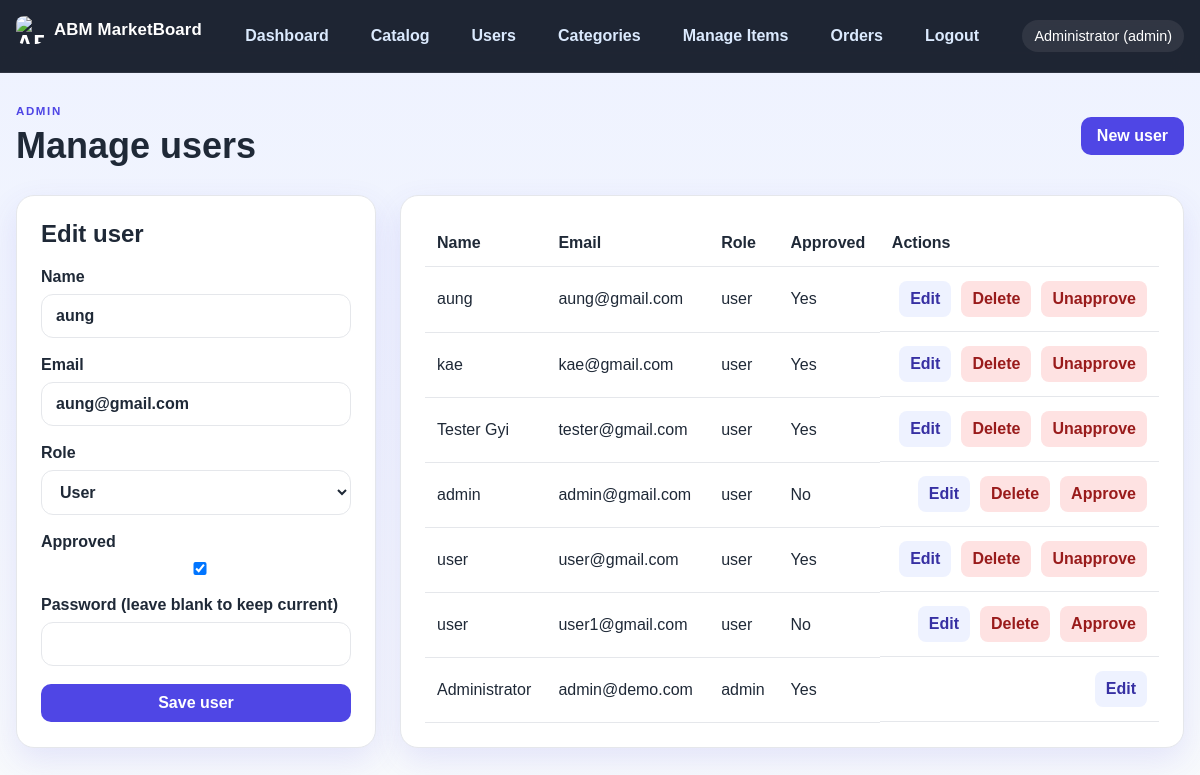
The page /admin/users.php?edit=7 (signed in) on the database its author committed.
### tables this page shows
CREATE TABLE users (
            id INTEGER PRIMARY KEY AUTOINCREMENT,
            name TEXT NOT NULL,
            email TEXT NOT NULL UNIQUE,
            password TEXT NOT NULL,
            role TEXT NOT NULL DEFAULT 'user',
            created_at DATETIME DEFAULT CURRENT_TIMESTAMP
        , approved INTEGER NOT NULL DEFAULT 0);

### app/helpers.php (called while the page is built, shortened)
<?php
require_once __DIR__ . '/db.php';
function e(string $value): string
{
    return htmlspecialchars($value, ENT_QUOTES, 'UTF-8');
}
function currentUser(): ?array
{
    return $_SESSION['user'] ?? null;
}

### app/db.php (called while the page is built, shortened)
<?php
function getDb(): PDO
{
    static $pdo = null;
    if ($pdo === null) {
        $pdo = new PDO('sqlite:' . DB_PATH);
        $pdo->setAttribute(PDO::ATTR_ERRMODE, PDO::ERRMODE_EXCEPTION);
        $pdo->setAttribute(PDO::ATTR_DEFAULT_FETCH_MODE, PDO::FETCH_ASSOC);
        $pdo->exec('PRAGMA foreign_keys = ON;');
        initializeDatabase($pdo);
    }
    return $pdo;
}
function initializeDatabase(PDO $pdo): void
{
    $pdo->exec('CREATE TABLE IF NOT EXISTS users (
        id INTEGER PRIMARY KEY AUTOINCREMENT,
        name TEXT NOT NULL,
        email TEXT NOT NULL UNIQUE,
        password TEXT NOT NULL,
        role TEXT NOT NULL DEFAULT "user",
        approved INTEGER NOT NULL DEFAULT 0,
        created_at DATETIME DEFAULT CURRENT_TIMESTAMP
    )');
    $pdo->exec('CREATE TABLE IF NOT EXISTS items (
        id INTEGER PRIMARY KEY AUTOINCREMENT,
        name TEXT NOT NULL,
        description TEXT NOT NULL,
        details TEXT NOT NULL,
        price REAL NOT NULL DEFAULT 0,
        image TEXT,
        category TEXT NOT NULL DEFAULT "General",
        barcode TEXT,
        created_at DATETIME DEFAULT CURRENT_TIMESTAMP
    )');
    $pdo->exec('CREATE TABLE IF NOT EXISTS categories (
        id INTEGER PRIMARY KEY AUTOINCREMENT,
        name TEXT NOT NULL UNIQUE,
        created_at DATETIME DEFAULT CURRENT_TIMESTAMP
    )');
    $pdo->exec('CREATE TABLE IF NOT EXISTS messages (
        id INTEGER PRIMARY KEY AUTOINCREMENT,
        sender_id INTEGER,
        sender_name TEXT NOT NULL,
        message TEXT NOT NULL,
        is_announcement INTEGER NOT NULL DEFAULT 0,
        created_at DATETIME DEFAULT CURRENT_TIMESTAMP,
        FOREIGN KEY (sender_id) REFERENCES users(id) ON DELETE SET NULL
    )');
    $pdo->exec('CREATE TABLE IF NOT EXISTS orders (
        id INTEGER PRIMARY KEY AUTOINCREMENT,
        user_id INTEGER NOT NULL,
        total INTEGER NOT NULL DEFAULT 0,
        status TEXT NOT NULL DEFAULT "pending",
        created_at DATETIME DEFAULT CURRENT_TIMESTAMP,
        FOREIGN KEY (user_id) REFERENCES users(id) ON DELETE CASCADE
    )');
    $pdo->exec('CREATE TABLE IF NOT EXISTS order_items (
        id INTEGER PRIMARY KEY AUTOINCREMENT,
        order_id INTEGER NOT NULL,
        item_id INTEGER NOT NULL,
        price INTEGER NOT NULL,
        quantity INTEGER NOT NULL DEFAULT 1,
        FOREIGN KEY (order_id) REFERENCES orders(id) ON DELETE CASCADE,
        FOREIGN KEY (item_id) REFERENCES items(id) ON DELETE CASCADE
    )');
    try {
        $pdo->query('SELECT is_announcement FROM messages LIMIT 1');
    } catch (Exception $e) {
        try {
            $pdo->exec('ALTER TABLE messages ADD COLUMN is_announcement INTEGER NOT NULL DEFAULT 0');
        } catch (Exception $ignored) {
        }
    }
    try {
        $pdo->query('SELECT approved FROM users LIMIT 1');
    } catch (Exception $e) {
        try {
            $pdo->exec('ALTER TABLE users ADD COLUMN approved INTEGER NOT NULL DEFAULT 0');
        } catch (Exception $ignored) {
        }
    }
    try {
        $pdo->query('SELECT barcode FROM items LIMIT 1');
    } catch (Exception $e) {
        try {
            $pdo->exec('ALTER TABLE items ADD COLUMN barcode TEXT');
        } catch (Exception $ignored) {
        }
    }
    $count = (int) $pdo->query('SELECT COUNT(*) FROM users WHERE email = "admin@demo.com"')->fetchColumn();
}
function getUserById(int $id): ?array
{
    $stmt = getDb()->prepare('SELECT * FROM users WHERE id = ? LIMIT 1');
    $stmt->execute([$id]);
    $user = $stmt->fetch();
    return $user ?: null;
}
function getAllUsers(): array
{
    $stmt = getDb()->query('SELECT * FROM users ORDER BY created_at DESC');
    return $stmt->fetchAll();
}

### public/admin/users.php (the view, shortened to what this page needs)
<?php
require_once __DIR__ . '/../../app/helpers.php';
$editId = (int) ($_GET['edit'] ?? 0);
$editingUser = $editId > 0 ? getUserById($editId) : null;
$users = getAllUsers();
$currentPage = 'users.php';
include __DIR__ . '/../../app/partials/header.php';
?>
<section class="page-header">
    <div>
        <p class="eyebrow">Admin</p>
        <h1>Manage users</h1>
    </div>
    <a class="primary-btn" href="/admin/users.php">New user</a>
</section>
<div class="admin-layout">
    <aside class="admin-form-card">
        <h2><?= $editingUser ? 'Edit user' : 'Add user' ?></h2>
        <form method="post" class="form-grid">
            <label>
                <span>Name</span>
                <input type="text" name="name" value="<?= e($editingUser['name'] ?? '') ?>" required>
            </label>
            <label>
                <span>Email</span>
                <input type="email" name="email" value="<?= e($editingUser['email'] ?? '') ?>" required>
            </label>
            <label>
                <span>Role</span>
                <select name="role">
                    <option value="user" <?= (($editingUser['role'] ?? 'user') === 'user') ? 'selected' : '' ?>>User</option>
                </select>
            </label>
            <label>
                <span>Approved</span>
                <input type="checkbox" name="approved" value="1" <?= ((int) ($editingUser['approved'] ?? 0)) === 1 ? 'checked' : '' ?> >
            </label>
            <label>
                <span>Password <?= $editingUser ? '(leave blank to keep current)' : '' ?></span>
                <input type="password" name="password" <?= $editingUser ? '' : 'required' ?>>
            </label>
            <button type="submit" name="save_user" class="primary-btn">Save user</button>
        </form>
    </aside>
    <section class="admin-table-card">
        <table>
            <thead>
                <tr>
                        <th>Name</th>
                        <th>Email</th>
                        <th>Role</th>
                        <th>Approved</th>
                        <th>Actions</th>
                    </tr>
            </thead>
            <tbody>
            <?php foreach ($users as $user): ?>
                <tr>
                    <td><?= e($user['name']) ?></td>
                    <td><?= e($user['email']) ?></td>
                    <td><?= e($user['role']) ?></td>
                        <td><?= ((int) ($user['approved'] ?? 0)) === 1 ? 'Yes' : 'No' ?></td>
                    <td class="action-buttons">
                        <a href="/admin/users.php?edit=<?= (int) $user['id'] ?>">Edit</a>
                        <?php if ((int) currentUser()['id'] !== (int) $user['id']): ?>
                                <form method="post" onsubmit="return confirm('Delete this user?');">
                                    <button type="submit">Delete</button>
                                </form>
                                <form method="post" style="display:inline">
                                    <button type="submit"><?php echo ((int) ($user['approved'] ?? 0)) === 1 ? 'Unapprove' : 'Approve'; ?></button>
                                </form>
                        <?php endif; ?>
                    </td>
                </tr>
            <?php endforeach; ?>
            </tbody>
        </table>
    </section>
</div>
<?php include __DIR__ . '/../../app/partials/footer.php'; ?>

### app/partials/header.php (shortened to what this page needs)
<?php
require_once __DIR__ . '/../helpers.php';
$loggedUser = currentUser();
$currentPage = $currentPage ?? basename($_SERVER['SCRIPT_NAME']);
?>
<!doctype html>
<html lang="en">
<head>
    <link rel="stylesheet" href="/assets/style.css">
</head>
<body>
    <header class="topbar">
        <div class="container nav-wrap">
            <div class="brand">
                <a href="/dashboard.php" class="brand-link">
                    <img src="/uploads/items/ABM.png" alt="ABM MarketBoard" class="brand-logo">
                    <span class="brand-text">ABM MarketBoard</span>
                </a>
            </div>
            <nav class="main-nav" id="mainNav">
                <?php if ($loggedUser): ?>
                    <a class="<?= $currentPage === 'dashboard.php' ? 'active' : '' ?>" href="/dashboard.php">Dashboard</a>
                    <a class="<?= $currentPage === 'items.php' ? 'active' : '' ?>" href="/items.php">Catalog</a>
                    <?php if (($loggedUser['role'] ?? '') !== 'admin'): ?>
                        <a class="<?= $currentPage === 'cart.php' ? 'active' : '' ?> cart-link" href="/cart.php">Cart <span id="cart-count" style="display:inline-block;margin-left:6px;min-width:20px;text-align:center">0</span></a>
                        <a class="<?= $currentPage === 'orders.php' ? 'active' : '' ?>" href="/orders.php">Orders</a>
                    <?php else: ?>
                        <a class="<?= $currentPage === 'admin/users.php' ? 'active' : '' ?>" href="/admin/users.php">Users</a>
                        <a class="<?= $currentPage === 'admin/categories.php' ? 'active' : '' ?>" href="/admin/categories.php">Categories</a>
                        <a class="<?= $currentPage === 'admin/items.php' ? 'active' : '' ?>" href="/admin/items.php">Manage Items</a>
                        <a class="<?= $currentPage === 'admin/orders.php' ? 'active' : '' ?>" href="/admin/orders.php">Orders</a>
                    <?php endif; ?>
                    <a href="/logout.php">Logout</a>
                <?php else: ?>
                    <a class="<?= $currentPage === 'login.php' ? 'active' : '' ?>" href="/login.php">Login</a>
                    <a class="<?= $currentPage === 'register.php' ? 'active' : '' ?>" href="/register.php">Register</a>
                <?php endif; ?>
            </nav>
            <?php if ($loggedUser): ?>
                <div class="user-pill">
                    <?= e($loggedUser['name']) ?>
                    <span>(<?= e($loggedUser['role']) ?>)</span>
                </div>
            <?php endif; ?>
        </div>
    </header>
    <main class="container page-content">

### public/assets/style.css (style rules this page uses)
:root { --bg: #f5f7ff; --panel: #ffffff; --panel-alt: #eef3ff; --primary: #4f46e5; --primary-dark: #3730a3; --accent: #f59e0b; --text: #1f2937; --muted: #6b7280; --border: #e5e7eb; --success: #10b981; --error: #ef4444; --shadow: 0 12px 32px rgba(79, 70, 229, 0.12); }
* { box-sizing: border-box; }
body { margin: 0; font-family: Arial, Helvetica, sans-serif; background: linear-gradient(180deg, #eef2ff 0%, #f8fafc 100%); color: var(--text); }
a { color: var(--primary); text-decoration: none; }
img { max-width: 100%; display: block; }
button, input, textarea, select { font: inherit; }
.container { width: min(1200px, calc(100% - 32px)); margin: 0 auto; }
.topbar { position: sticky; top: 0; z-index: 50; background: rgba(17, 24, 39, 0.94); border-bottom: 1px solid rgba(255, 255, 255, 0.08); backdrop-filter: blur(12px); }
.nav-wrap { display: flex; align-items: center; justify-content: space-between; min-height: 72px; gap: 18px; }
.brand a { font-size: 1.5rem; font-weight: 700; color: #fff; }
.brand-link { display: inline-flex; align-items: center; gap: 10px; line-height: 1; }
.brand-logo { width: 28px; height: 28px; object-fit: contain; display: block; border-radius: 8px; }
.brand-text { font-size: 1.05rem; font-weight: 700; letter-spacing: 0.01em; }
.main-nav { display: flex; align-items: center; gap: 18px; flex-wrap: wrap; }
.main-nav a { color: #dbeafe; font-weight: 600; padding: 8px 12px; border-radius: 999px; }
.user-pill { padding: 8px 12px; border-radius: 999px; background: rgba(255, 255, 255, 0.08); color: #fff; font-size: 0.9rem; }
.page-content { padding: 32px 0 60px; }
.page-header { display: flex; justify-content: space-between; align-items: center; gap: 18px; margin-bottom: 28px; }
.eyebrow { text-transform: uppercase; letter-spacing: 0.14em; color: var(--primary); font-weight: 700; font-size: 0.72rem; margin: 0 0 8px; }
h1, h2, h3, p { margin-top: 0; }
h1 { font-size: clamp(2rem, 3vw, 2.8rem); margin-bottom: 0; }
.stat-card, .welcome-panel, .section-block, .admin-form-card, .admin-table-card, .auth-card, .product-card, .item-detail, .detail-box { background: var(--panel); border: 1px solid var(--border); border-radius: 18px; box-shadow: var(--shadow); }
.primary-btn, button[type="submit"], .action-buttons a, .action-buttons button { border: none; border-radius: 10px; padding: 10px 16px; font-weight: 700; cursor: pointer; transition: 0.2s ease; }
.primary-btn, button[type="submit"] { background: var(--primary); color: white; }
.auth-form, .form-grid { display: grid; gap: 18px; }
label { display: grid; gap: 8px; color: var(--text); font-weight: 600; }
input, textarea, select { width: 100%; padding: 12px 14px; border-radius: 12px; border: 1px solid var(--border); background: #fff; color: var(--text); }
.admin-layout { display: grid; grid-template-columns: 360px minmax(0, 1fr); gap: 24px; }
.admin-form-card, .admin-table-card { padding: 24px; }
table { width: 100%; border-collapse: collapse; }
th, td { border-bottom: 1px solid var(--border); padding: 14px 12px; text-align: left; vertical-align: middle; }
.action-buttons { display: flex; align-items: center; gap: 10px; justify-content: flex-end; }
.action-buttons a, .action-buttons button { display: inline-flex; align-items: center; justify-content: center; background: #eef2ff; color: var(--primary-dark); border: 1px solid transparent; text-decoration: none; }
.action-buttons button { background: #fee2e2; color: #991b1b; }
.action-buttons form { margin: 0; padding: 0; }
.action-buttons a, .action-buttons button { padding: 8px 10px; height: 36px; border-radius: 8px; line-height: 1; }

### rows shown on the page
users: name "Administrator", role "admin", email "admin@demo.com", approved "Yes"
users: name "aung", email "aung@gmail.com", role "User", approved "☑", role "user", shows "Yes", shows "Unapprove"
users: name "kae", email "kae@gmail.com", role "user", approved "Yes"
users: name "Tester Gyi", email "tester@gmail.com", role "user", approved "Yes"
users: name "admin", email "admin@gmail.com", role "user", approved "No"
users: name "user", email "user@gmail.com", role "user", approved "Yes"
users: name "user", email "user1@gmail.com", role "user", approved "No"
